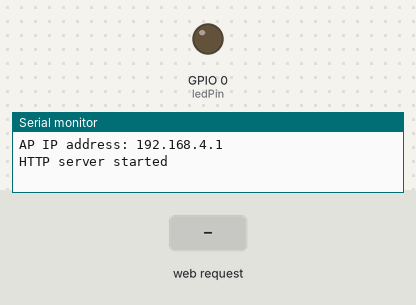
A sketch run on a simulated ESP8266 (NodeMCU). Shown: output pins drawn as LEDs (lit = HIGH), the last lines printed to the serial monitor. Inputs (shaded band) come from the test bench.

Above: at 2.2 s.
2.3 s: HTTP request GET /led received
At 3.2 s:
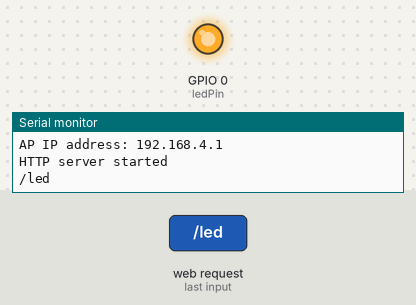
Timing chart, 0 to 5.3 s (numbered marks = the images above; inputs shaded):
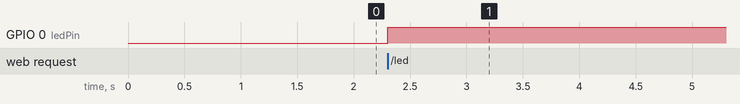

The sketch:

ESP8266_AccessPoint.ino
```cpp
#include <ESP8266WiFi.h>
#include <WiFiClient.h>
#include <ESP8266WebServer.h>

/* Set these to your desired credentials. */
const char *ssid = "your-ssid";
const char *password = "your-password";

ESP8266WebServer server(80);

/* Just a little test message.  Go to http://192.168.4.1 in a web browser
   connected to this access point to see it.
*/

const int ledPin = 0;

void handleRoot() {
  server.send(200, "text/html", "<h1>You are connected</h1>");
}

void handleLed() {
  server.send(200, "text/plain", "toggle the led");
  Serial.println("/led");
  digitalWrite(ledPin, !digitalRead(ledPin));
}


void setup() {
  pinMode(ledPin, OUTPUT);
  delay(1000);
  Serial.begin(115200);
  Serial.println();
  Serial.print("Configuring access point...");
  /* You can remove the password parameter if you want the AP to be open. */

  /* generate Access Point name with Mac address*/
  /*
  uint8_t mac[WL_MAC_ADDR_LENGTH];
  WiFi.softAPmacAddress(mac);
  String macID = String(mac[WL_MAC_ADDR_LENGTH - 2], HEX) +
                 String(mac[WL_MAC_ADDR_LENGTH - 1], HEX);
  macID.toUpperCase();
  String AP_NameString = "My ESP " + macID;

  char AP_NameChar[AP_NameString.length() ];
  //memset(AP_NameChar, AP_NameString.length() , 0);

  for (int i = 0; i < AP_NameString.length(); i++){
     AP_NameChar[i] = AP_NameString.charAt(i);
  }
  */

  WiFi.softAP(ssid, password);

  Serial.print("softAP: ");
  //Serial.print(AP_NameChar);
  Serial.print(ssid);
  Serial.print(" password: ");
  Serial.println(password);

  IPAddress myIP = WiFi.softAPIP();
  Serial.print("AP IP address: ");
  Serial.println(myIP);
  server.on("/", handleRoot);
  server.on("/led", handleLed);
  server.begin();
  Serial.println("HTTP server started");
}

void loop() {
  server.handleClient();
}


/*
   Copyright (c) 2015, Majenko Technologies
   All rights reserved.

   Redistribution and use in source and binary forms, with or without modification,
   are permitted provided that the following conditions are met:

 * * Redistributions of source code must retain the above copyright notice, this
     list of conditions and the following disclaimer.

 * * Redistributions in binary form must reproduce the above copyright notice, this
     list of conditions and the following disclaimer in the documentation and/or
     other materials provided with the distribution.

 * * Neither the name of Majenko Technologies nor the names of its
     contributors may be used to endorse or promote products derived from
     this software without specific prior written permission.

   THIS SOFTWARE IS PROVIDED BY THE COPYRIGHT HOLDERS AND CONTRIBUTORS "AS IS" AND
   ANY EXPRESS OR IMPLIED WARRANTIES, INCLUDING, BUT NOT LIMITED TO, THE IMPLIED
   WARRANTIES OF MERCHANTABILITY AND FITNESS FOR A PARTICULAR PURPOSE ARE
   DISCLAIMED. IN NO EVENT SHALL THE COPYRIGHT HOLDER OR CONTRIBUTORS BE LIABLE FOR
   ANY DIRECT, INDIRECT, INCIDENTAL, SPECIAL, EXEMPLARY, OR CONSEQUENTIAL DAMAGES
   (INCLUDING, BUT NOT LIMITED TO, PROCUREMENT OF SUBSTITUTE GOODS OR SERVICES;
   LOSS OF USE, DATA, OR PROFITS; OR BUSINESS INTERRUPTION) HOWEVER CAUSED AND ON
   ANY THEORY OF LIABILITY, WHETHER IN CONTRACT, STRICT LIABILITY, OR TORT
   (INCLUDING NEGLIGENCE OR OTHERWISE) ARISING IN ANY WAY OUT OF THE USE OF THIS
   SOFTWARE, EVEN IF ADVISED OF THE POSSIBILITY OF SUCH DAMAGE.
*/


/* Create a WiFi access point and provide a web server on it. */
```

Measured:
- after the input at 2.3 s, GPIO 0 (ledPin): LOW → HIGH at once
